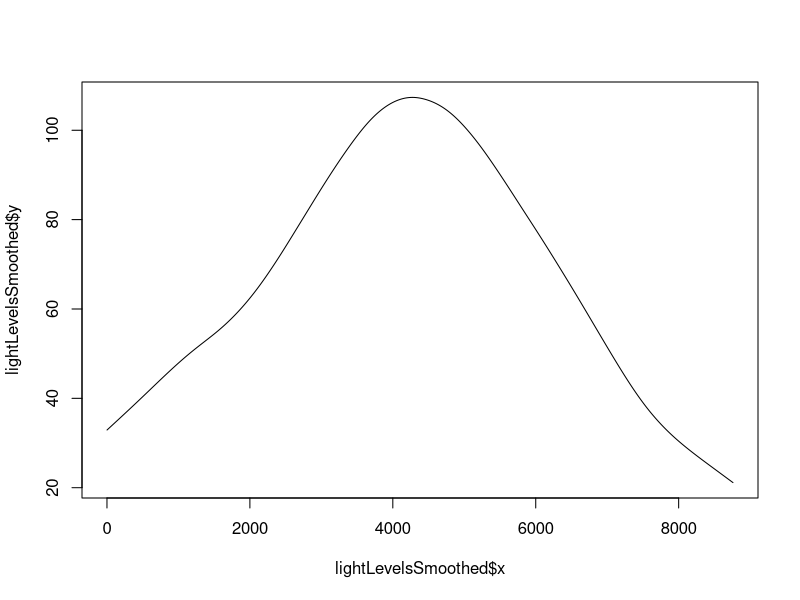
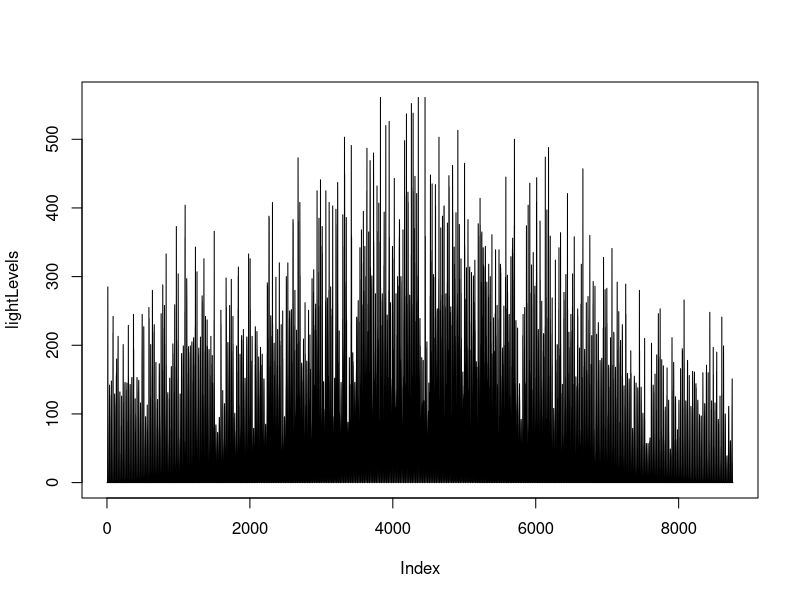
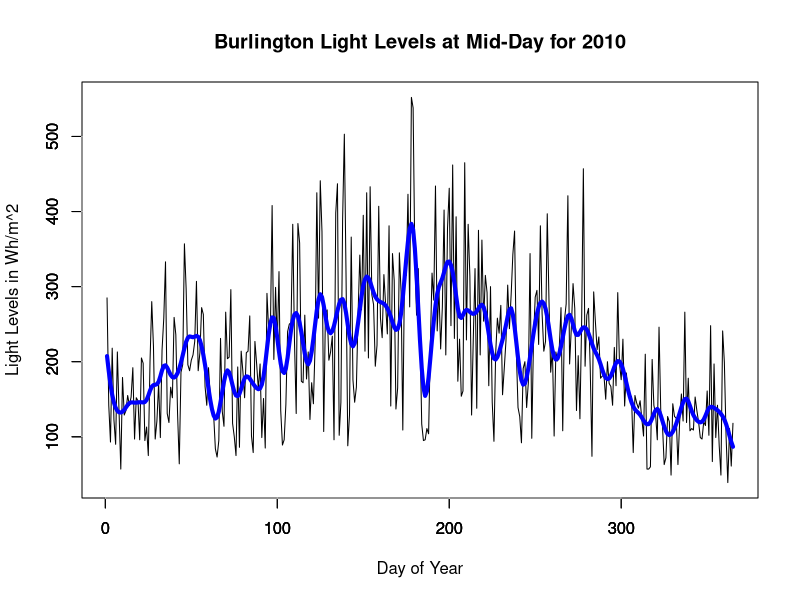
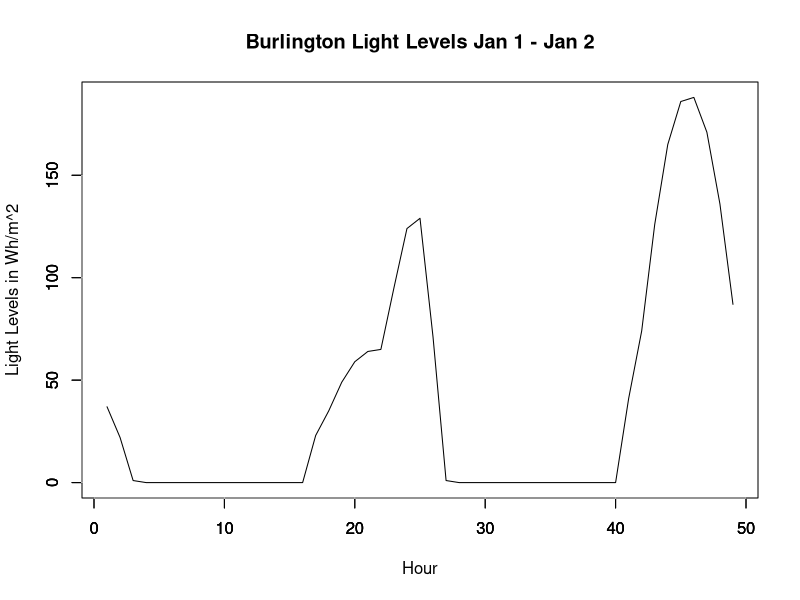

These figures' R source, in order:
setwd("/Users/Nick/mysisModeling")

#Data comes from http://rredc.nrel.gov/solar/old_data/nsrdb/1991-2010/
solarRaw = read.csv("data/solarData2010.csv")

lightLevels = solarRaw$METSTAT.Dif..Wh.m.2.
lightLevelsSmoothed = smooth.spline(lightLevels)

plot(lightLevelsSmoothed, type = "l")
plot(lightLevels, type = "l")

#Mid day
lightAtNoon = lightLevels[seq(12, length(lightLevels), 24)]
plot(lightAtNoon, type = "l", main = "Burlington Light Levels at Mid-Day for 2010", xlab = "Day of Year", ylab = "Light Levels in Wh/m^2")
lines(smooth.spline(lightAtNoon), col = "blue", lw = 4)
axis(side = 1)
axis(side = 1, col = "white", tcl = 0)
axis(side = 2)
axis(side = 2, col = "white", tcl = 0)
png("LightLevels_noon_2010.png")


#1 am
nightLight = lightLevels[1000:1048]
plot(nightLight, type = "l", 
     main = "Burlington Light Levels Jan 1 - Jan 2", 
     xlab = "Hour", 
     ylab = "Light Levels in Wh/m^2")
axis(side = 1)
axis(side = 1, col = "white", tcl = 0)
axis(side = 2)
axis(side = 2, col = "white", tcl = 0)


